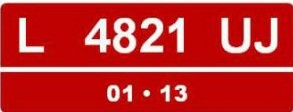
#> input picture dataset/templates/plate/template-plat-merah.jpg, 293 x 112 px
$ python perangkatmerah.py
#> lines starting #> are read from the running program, lines starting #| are printed output that depends on the picture

#  Created by od3ng on 08/04/2019 11:36:14 AM.
#  Project: plate-recognition-pi
#  File: Utils.py
#  Email: lepengdados@gmail.com
#  Telegram: @nopriant0

import matplotlib

matplotlib.use("TkAgg")
import numpy as np
import matplotlib.pyplot as plt
import cv2
import math

path_slice = "dataset/sliced/plat merah"


# [33 lines left out: functions show_images, proyeksi_vertical, mse, not called in this run]

def rotate_image(image, angle):
    '''Rotate image "angle" degrees.

    How it works:
      - Creates a blank image that fits any rotation of the image. To achieve
        this, set the height and width to be the image's diagonal.
      - Copy the original image to the center of this blank image
      - Rotate using warpAffine, using the newly created image's center
        (the enlarged blank image center)
      - Translate the four corners of the source image in the enlarged image
        using homogenous multiplication of the rotation matrix.
      - Crop the image according to these transformed corners
    '''

    diagonal = int(math.sqrt(pow(image.shape[0], 2) + pow(image.shape[1], 2)))
    offset_x = int((diagonal - image.shape[0]) / 2)
    offset_y = int((diagonal - image.shape[1]) / 2)
    dst_image = np.zeros((diagonal, diagonal, 3), dtype='uint8')
    image_center = (diagonal / 2, diagonal / 2)

    R = cv2.getRotationMatrix2D(image_center, angle, 1.0)
    dst_image[offset_x:(offset_x + image.shape[0]), offset_y:(offset_y + image.shape[1]), :] = image
    dst_image = cv2.warpAffine(dst_image, R, (diagonal, diagonal), flags=cv2.INTER_LINEAR)

    # Calculate the rotated bounding rect
    x0 = offset_x
    x1 = offset_x + image.shape[0]
    x2 = offset_x
    x3 = offset_x + image.shape[0]

    y0 = offset_y
    y1 = offset_y
    y2 = offset_y + image.shape[1]
    y3 = offset_y + image.shape[1]

    corners = np.zeros((3, 4))
    corners[0, 0] = x0
    corners[0, 1] = x1
    corners[0, 2] = x2
    corners[0, 3] = x3
    corners[1, 0] = y0
    corners[1, 1] = y1
    corners[1, 2] = y2
    corners[1, 3] = y3
    corners[2:] = 1

    c = np.dot(R, corners)

    x = int(c[0, 0])
    y = int(c[1, 0])
    left = x
    right = x
    up = y
    down = y

    for i in range(4):
        x = int(c[0, i])
        y = int(c[1, i])
        if x < left:
            left = x
        if x > right:
            right = x
        if y < up:
            up = y
        if y > down:
            down = y
    h = down - up
    w = right - left

    cropped = np.zeros((w, h, 3), dtype='uint8')
    cropped[:, :, :] = dst_image[left:(left + w), up:(up + h), :]
    return cropped


# [52 lines left out: function noisy, not called in this run]


def adjust_gamma(image, gamma=1.0):
    invGamma = 1.0 / gamma
    table = np.array([((i / 255.0) ** invGamma) * 255
                      for i in np.arange(0, 256)]).astype("uint8")
    return cv2.LUT(image, table)


if __name__ == '__main__':
    src = cv2.imread("dataset/templates/plate/template-plat-merah.jpg", cv2.IMREAD_ANYCOLOR)
#> src is the input picture: shape (112, 293, 3); mean B, G, R 46, 46.1, 196
    print(src.shape)
#| (112, 293, 3)
    cv2.imshow("src", src)
    cv2.waitKey()
    cv2.imshow("gamma", adjust_gamma(src.copy(), 0.5))
#> in adjust_gamma, `return cv2.LUT(image, table)`:
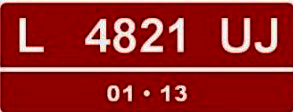
#> returned value: shape (112, 293, 3); mean of channels 0, 1, 2 34.5, 35.8, 153.2; drawn as B, G, R
    cv2.waitKey()
    for i in range(5, -5, -1):
        rotated = rotate_image(src.copy(), i)
        print(rotated.shape)
        cv2.imshow("rotate {} derajat".format(i), rotated)
        cv2.waitKey()
#> this loop made 10 passes
#> pass 1, in rotate_image, `dst_image = cv2.warpAffine(dst_image, R, (diagonal, diagonal), flags=c..`:
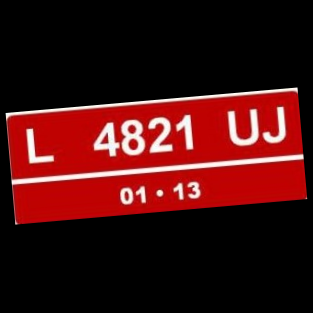
#> dst_image: shape (313, 313, 3); mean of channels 0, 1, 2 15.4, 15.4, 65.6; drawn as B, G, R
#> pass 1, `rotated = rotate_image(src.copy(), i)`:
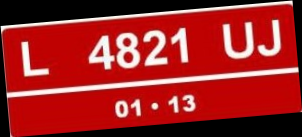
#> rotated: shape (137, 302, 3); mean B, G, R 36.5, 36.5, 155.4
#> pass 2, in rotate_image (call 2), `dst_image = cv2.warpAffine(dst_image, R, (diagonal, diagonal), flags=c..`:
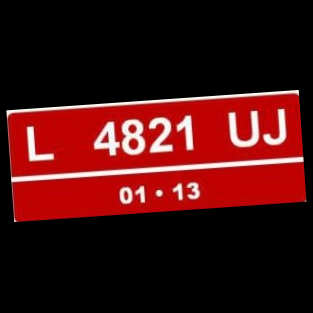
#> dst_image: shape (313, 313, 3); mean of channels 0, 1, 2 15.4, 15.4, 65.6; drawn as B, G, R
#> pass 2, `rotated = rotate_image(src.copy(), i)`:
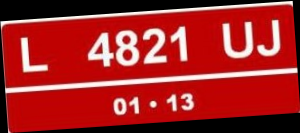
#> rotated: shape (133, 300, 3); mean B, G, R 37.8, 37.9, 161.2
    # print(proyeksi_vertical(src))
